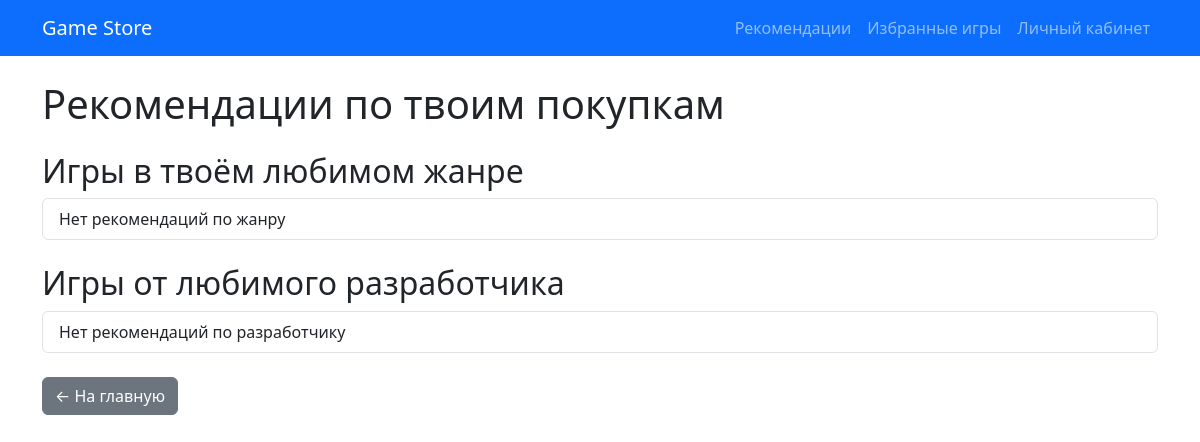
Page /recommendations/ (signed in) on the earlier database version.
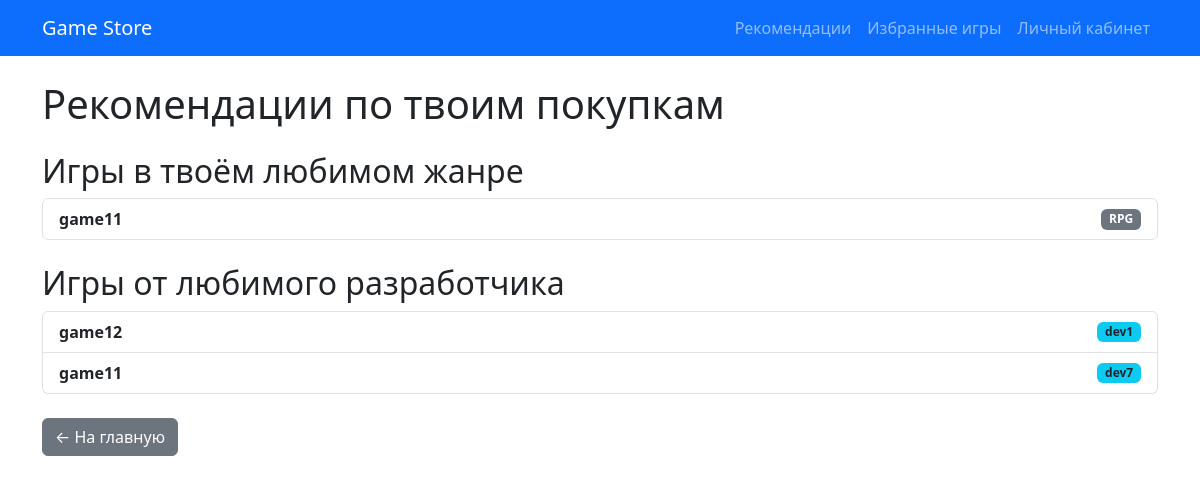
Same page on the later database version.
### store/models.py (models this page shows, shortened)
class Game(models.Model):
    title = models.CharField("Название игры", max_length=100)
    description = models.TextField("Описание")
    price = models.DecimalField("Цена", max_digits=8, decimal_places=2)
    release_date = models.DateField("Дата выхода")
    developer = models.ForeignKey(Developer, on_delete=models.CASCADE, verbose_name="Разработчик")
    genre = models.ForeignKey(Genre, on_delete=models.SET_NULL, null=True, verbose_name="Жанр")
    cover_image = models.ImageField("Обложка", upload_to='game_covers/', blank=True)
    class Meta:
        verbose_name = "Игра"
        verbose_name_plural = "Игры"

class Genre(models.Model):
    name = models.CharField("Название жанра", max_length=50, unique=True)
    class Meta:
        verbose_name = "Жанр"
        verbose_name_plural = "Жанры"

class Developer(models.Model):
    name = models.CharField("Имя разработчика", max_length=100)
    country = models.CharField("Страна", max_length=50, blank=True, null=True)
    website = models.URLField("Сайт", blank=True, null=True)
    class Meta:
        verbose_name = "Разработчик"
        verbose_name_plural = "Разработчики"

### store/views.py (the view)
# urls.py: path('recommendations/', recommendations_view, name='recommendations'),
@login_required
def recommendations_view(request):
    user = request.user
    genres = (
        Purchase.objects
        .filter(user=user)
        .values('game__genre')
        .annotate(total=Count('game__genre'))
        .order_by('-total')
    )
    top_total = genres[0]['total'] if genres else 0
    top_genre_ids = [g['game__genre'] for g in genres if g['total'] == top_total]
    genre_games = Game.objects.filter(
        genre_id__in=top_genre_ids
    ).exclude(purchase__user=user)[:5]
    top_devs = (
        Purchase.objects
        .filter(user=user)
        .values('game__developer')
        .annotate(total=Count('game__developer'))
        .order_by('-total')
    )
    dev_top_total = top_devs[0]['total'] if top_devs else 0
    top_dev_ids = [d['game__developer'] for d in top_devs if d['total'] == dev_top_total]
    developer_games = Game.objects.filter(
        developer_id__in=top_dev_ids
    ).exclude(purchase__user=user)[:5]
    return render(request, 'recommendations.html', {
        'genre_games': genre_games,
        'developer_games': developer_games
    })

### templates/recommendations.html (shortened to what this page needs)
<!DOCTYPE html>
<html lang="ru">
<head>
    <link href="https://cdn.jsdelivr.net/npm/bootstrap@5.3.3/dist/css/bootstrap.min.css" rel="stylesheet">
</head>
<body>
    {% include 'navbar.html' %}
    <div class="container mt-4">
        <h1 class="mb-4">Рекомендации по твоим покупкам</h1>
        <h2>Игры в твоём любимом жанре</h2>
        <ul class="list-group mb-4">
            {% for game in genre_games %}
                <li class="list-group-item d-flex justify-content-between align-items-center">
                    <strong>{{ game.title }}</strong>
                    <span class="badge bg-secondary">{{ game.genre.name }}</span>
                </li>
            {% empty %}
                <li class="list-group-item">Нет рекомендаций по жанру</li>
            {% endfor %}
        </ul>
        <h2>Игры от любимого разработчика</h2>
        <ul class="list-group mb-4">
            {% for game in developer_games %}
                <li class="list-group-item d-flex justify-content-between align-items-center">
                    <strong>{{ game.title }}</strong>
                    <span class="badge bg-info text-dark">{{ game.developer.name }}</span>
                </li>
            {% empty %}
                <li class="list-group-item">Нет рекомендаций по разработчику</li>
            {% endfor %}
        </ul>
        <a href="/" class="btn btn-secondary">← На главную</a>
    </div>
</body>
</html>

Differences in the rows shown:
added Game: title "game11", genre.name "RPG", developer.name "dev7"
added Game: title "game12", developer.name "dev1", shown under "Игры от любимого разработчика"
Other differences:
text no longer shown: "Нет рекомендаций по жанру Нет рекомендаций по разработчику"
